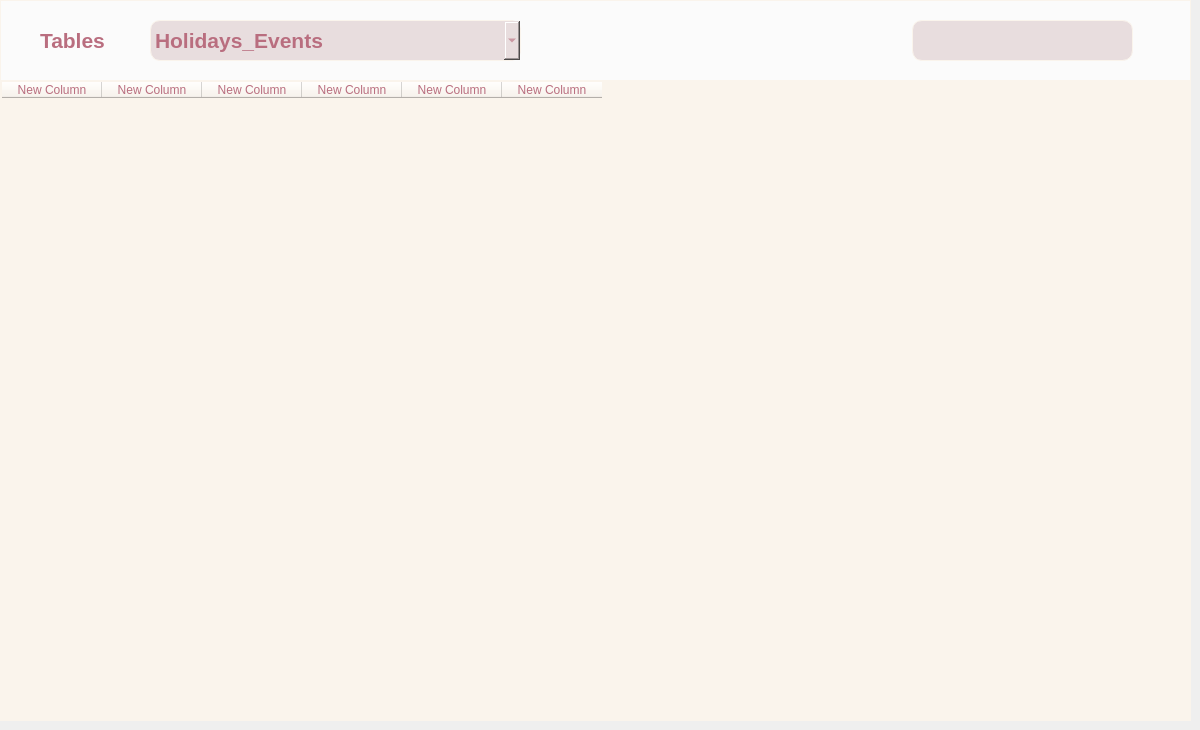
    <widget class="QWidget" name="tabWidgetPageData">
     <attribute name="icon">
      <iconset>
       <normaloff>../images/ic_database.png</normaloff>../images/ic_database.png</iconset>
     </attribute>
     <attribute name="title">
      <string>Database</string>
     </attribute>
     <widget class="QLabel" name="label_3">
      <property name="geometry">
       <rect>
        <x>40</x>
        <y>20</y>
        <width>101</width>
        <height>41</height>
       </rect>
      </property>
      <property name="font">
       <font>
        <pointsize>16</pointsize>
        <weight>75</weight>
        <bold>true</bold>
       </font>
      </property>
      <property name="styleSheet">
       <string notr="true">color: rgb(185, 110, 127);
font: 16pt &quot;MS Shell Dlg 2&quot;;
font-weight: bold;</string>
      </property>
      <property name="text">
       <string>Tables</string>
      </property>
     </widget>
     <widget class="QComboBox" name="comboBoxData">
      <property name="geometry">
       <rect>
        <x>150</x>
        <y>20</y>
        <width>371</width>
        <height>41</height>
       </rect>
      </property>
      <property name="font">
       <font>
        <family>MS Shell Dlg 2</family>
        <pointsize>16</pointsize>
        <weight>75</weight>
        <italic>false</italic>
        <bold>true</bold>
       </font>
      </property>
      <property name="styleSheet">
       <string notr="true">background-color: rgb(232, 221, 222);
font: 16pt &quot;MS Shell Dlg 2&quot;;
color: rgb(185, 110, 127);
border: 1px solid #faf4ec; 
border-radius: 10px;
   font-weight: bold;</string>
      </property>
      <property name="iconSize">
       <size>
        <width>30</width>
        <height>30</height>
       </size>
      </property>
      <item>
       <property name="text">
        <string>Holidays_Events</string>
       </property>
       <property name="icon">
        <iconset>
         <normaloff>../images/ic_holiday_event.png</normaloff>../images/ic_holiday_event.png</iconset>
       </property>
      </item>
      <item>
       <property name="text">
        <string>Items</string>
       </property>
       <property name="icon">
        <iconset>
         <normaloff>../images/ic_item.png</normaloff>../images/ic_item.png</iconset>
       </property>
      </item>
      <item>
       <property name="text">
        <string>Stores</string>
       </property>
       <property name="icon">
        <iconset>
         <normaloff>../images/ic_store.png</normaloff>../images/ic_store.png</iconset>
       </property>
      </item>
      <item>
       <property name="text">
        <string>Oil</string>
       </property>
       <property name="icon">
        <iconset>
         <normaloff>../images/ic_oil.png</normaloff>../images/ic_oil.png</iconset>
       </property>
      </item>
      <item>
       <property name="text">
        <string>Train</string>
       </property>
       <property name="icon">
        <iconset>
         <normaloff>../images/ic_train.png</normaloff>../images/ic_train.png</iconset>
       </property>
      </item>
      <item>
       <property name="text">
        <string>Test</string>
       </property>
       <property name="icon">
        <iconset>
         <normaloff>../images/ic_test.png</normaloff>../images/ic_test.png</iconset>
       </property>
      </item>
      <item>
       <property name="text">
        <string>Transaction</string>
       </property>
       <property name="icon">
        <iconset>
         <normaloff>../images/ic_transaction.png</normaloff>../images/ic_transaction.png</iconset>
       </property>
      </item>
      <item>
       <property name="text">
        <string>Users</string>
       </property>
       <property name="icon">
        <iconset>
         <normaloff>../images/ic_customer.png</normaloff>../images/ic_customer.png</iconset>
       </property>
      </item>
     </widget>
     <widget class="QLabel" name="label_2">
      <property name="geometry">
       <rect>
        <x>0</x>
        <y>0</y>
        <width>1191</width>
        <height>81</height>
       </rect>
      </property>
      <property name="styleSheet">
       <string notr="true">background-color: rgba(255, 255, 255, 192);
 
    padding: 10px;
 border: 1px solid #faf4ec; 
</string>
      </property>
      <property name="text">
       <string/>
      </property>
     </widget>
     <widget class="QTableWidget" name="tableWidget">
      <property name="geometry">
       <rect>
        <x>0</x>
        <y>80</y>
        <width>1191</width>
        <height>641</height>
       </rect>
      </property>
      <property name="styleSheet">
       <string notr="true">color: rgb(185, 110, 127);
background-color: rgb(250, 244, 236);
border: 1px solid #faf4ec; 
font: 75 12pt &quot;MS Shell Dlg 2&quot;;</string>
      </property>
      <column>
       <property name="text">
        <string>New Column</string>
       </property>
      </column>
      <column>
       <property name="text">
        <string>New Column</string>
       </property>
      </column>
      <column>
       <property name="text">
        <string>New Column</string>
       </property>
      </column>
      <column>
       <property name="text">
        <string>New Column</string>
       </property>
      </column>
      <column>
       <property name="text">
        <string>New Column</string>
       </property>
      </column>
      <column>
       <property name="text">
        <string>New Column</string>
       </property>
      </column>
     </widget>
     <widget class="QLineEdit" name="lineEditFilter">
      <property name="geometry">
       <rect>
        <x>912</x>
        <y>20</y>
        <width>221</width>
        <height>41</height>
       </rect>
      </property>
      <property name="focusPolicy">
       <enum>Qt::WheelFocus</enum>
      </property>
      <property name="styleSheet">
       <string notr="true">background-color: rgb(232, 221, 222);
font: 16pt &quot;MS Shell Dlg 2&quot;;
color: rgb(185, 110, 127);
border: 1px solid #faf4ec; 
border-radius: 10px;
   font-weight: bold;</string>
      </property>
     </widget>
     <zorder>label_2</zorder>
     <zorder>label_3</zorder>
     <zorder>comboBoxData</zorder>
     <zorder>tableWidget</zorder>
     <zorder>lineEditFilter</zorder>
    </widget>
